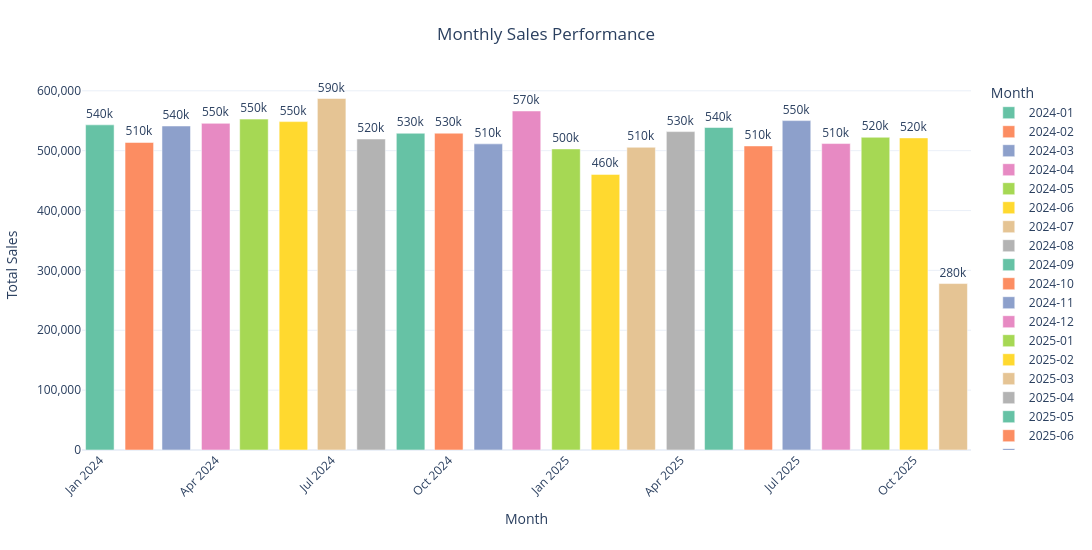

Notebook cell for this chart:
### Code cell
import plotly.express as px

monthly_sales = (
    orders.assign(month=orders["order_date"].dt.to_period("M").astype(str))
    .groupby("month", as_index=False)
    .agg(total_sales=("total_amount", "sum"))
    .sort_values("month")
)

fig = px.bar(
    monthly_sales,
    x="month",
    y="total_sales",
    title="Monthly Sales Performance",
    labels={
        "month": "Month",
        "total_sales": "Total Sales"
    },
    color="month",
    color_discrete_sequence=px.colors.qualitative.Set2,
    text_auto=".2s"
)

fig.update_layout(
    template="plotly_white",
    title_x=0.5,
    width=1100,
    height=550,
    xaxis=dict(
        tickangle=-45,
        showgrid=False
    ),
    yaxis=dict(
        showgrid=True,
        tickformat=",.0f"
    ),
    margin=dict(
        l=60,
        r=40,
        t=80,
        b=100
    )
)

fig.update_traces(
    textposition="outside",
    hovertemplate="<b>%{x}</b><br>Total Sales: ₹%{y:,.2f}<extra></extra>"
)

fig.show()

### Figure 1 — Plotly figure (JSON) as saved in the notebook; plotly's stock layout.template omitted (floating-point values rounded to 4 significant figures)
{"data": [{"hovertemplate": "<b>%{x}</b><br>Total Sales: ₹%{y:,.2f}<extra></extra>", "legendgroup": "2024-01", "marker": {"color": "rgb(102,194,165)", "pattern": {"shape": ""}}, "name": "2024-01", "orientation": "v", "showlegend": true, "textposition": "outside", "texttemplate": "%{y:.2s}", "type": "bar", "x": ["2024-01"], "xaxis": "x", "y": [543100.0], "yaxis": "y"}, {"hovertemplate": "<b>%{x}</b><br>Total Sales: ₹%{y:,.2f}<extra></extra>", "legendgroup": "2024-02", "marker": {"color": "rgb(252,141,98)", "pattern": {"shape": ""}}, "name": "2024-02", "orientation": "v", "showlegend": true, "textposition": "outside", "texttemplate": "%{y:.2s}", "type": "bar", "x": ["2024-02"], "xaxis": "x", "y": [513700.0], "yaxis": "y"}, {"hovertemplate": "<b>%{x}</b><br>Total Sales: ₹%{y:,.2f}<extra></extra>", "legendgroup": "2024-03", "marker": {"color": "rgb(141,160,203)", "pattern": {"shape": ""}}, "name": "2024-03", "orientation": "v", "showlegend": true, "textposition": "outside", "texttemplate": "%{y:.2s}", "type": "bar", "x": ["2024-03"], "xaxis": "x", "y": [541200.0], "yaxis": "y"}, {"hovertemplate": "<b>%{x}</b><br>Total Sales: ₹%{y:,.2f}<extra></extra>", "legendgroup": "2024-04", "marker": {"color": "rgb(231,138,195)", "pattern": {"shape": ""}}, "name": "2024-04", "orientation": "v", "showlegend": true, "textposition": "outside", "texttemplate": "%{y:.2s}", "type": "bar", "x": ["2024-04"], "xaxis": "x", "y": [545600.0], "yaxis": "y"}, {"hovertemplate": "<b>%{x}</b><br>Total Sales: ₹%{y:,.2f}<extra></extra>", "legendgroup": "2024-05", "marker": {"color": "rgb(166,216,84)", "pattern": {"shape": ""}}, "name": "2024-05", "orientation": "v", "showlegend": true, "textposition": "outside", "texttemplate": "%{y:.2s}", "type": "bar", "x": ["2024-05"], "xaxis": "x", "y": [552700.0], "yaxis": "y"}, {"hovertemplate": "<b>%{x}</b><br>Total Sales: ₹%{y:,.2f}<extra></extra>", "legendgroup": "2024-06", "marker": {"color": "rgb(255,217,47)", "pattern": {"shape": ""}}, "name": "2024-06", "orientation": "v", "showlegend": true, "textposition": "outside", "texttemplate": "%{y:.2s}", "type": "bar", "x": ["2024-06"], "xaxis": "x", "y": [548500.0], "yaxis": "y"}, {"hovertemplate": "<b>%{x}</b><br>Total Sales: ₹%{y:,.2f}<extra></extra>", "legendgroup": "2024-07", "marker": {"color": "rgb(229,196,148)", "pattern": {"shape": ""}}, "name": "2024-07", "orientation": "v", "showlegend": true, "textposition": "outside", "texttemplate": "%{y:.2s}", "type": "bar", "x": ["2024-07"], "xaxis": "x", "y": [587100.0], "yaxis": "y"}, {"hovertemplate": "<b>%{x}</b><br>Total Sales: ₹%{y:,.2f}<extra></extra>", "legendgroup": "2024-08", "marker": {"color": "rgb(179,179,179)", "pattern": {"shape": ""}}, "name": "2024-08", "orientation": "v", "showlegend": true, "textposition": "outside", "texttemplate": "%{y:.2s}", "type": "bar", "x": ["2024-08"], "xaxis": "x", "y": [519500.0], "yaxis": "y"}, {"hovertemplate": "<b>%{x}</b><br>Total Sales: ₹%{y:,.2f}<extra></extra>", "legendgroup": "2024-09", "marker": {"color": "rgb(102,194,165)", "pattern": {"shape": ""}}, "name": "2024-09", "orientation": "v", "showlegend": true, "textposition": "outside", "texttemplate": "%{y:.2s}", "type": "bar", "x": ["2024-09"], "xaxis": "x", "y": [529100.0], "yaxis": "y"}, {"hovertemplate": "<b>%{x}</b><br>Total Sales: ₹%{y:,.2f}<extra></extra>", "legendgroup": "2024-10", "marker": {"color": "rgb(252,141,98)", "pattern": {"shape": ""}}, "name": "2024-10", "orientation": "v", "showlegend": true, "textposition": "outside", "texttemplate": "%{y:.2s}", "type": "bar", "x": ["2024-10"], "xaxis": "x", "y": [529200.0], "yaxis": "y"}, {"hovertemplate": "<b>%{x}</b><br>Total Sales: ₹%{y:,.2f}<extra></extra>", "legendgroup": "2024-11", "marker": {"color": "rgb(141,160,203)", "pattern": {"shape": ""}}, "name": "2024-11", "orientation": "v", "showlegend": true, "textposition": "outside", "texttemplate": "%{y:.2s}", "type": "bar", "x": ["2024-11"], "xaxis": "x", "y": [511400.0], "yaxis": "y"}, {"hovertemplate": "<b>%{x}</b><br>Total Sales: ₹%{y:,.2f}<extra></extra>", "legendgroup": "2024-12", "marker": {"color": "rgb(231,138,195)", "pattern": {"shape": ""}}, "name": "2024-12", "orientation": "v", "showlegend": true, "textposition": "outside", "texttemplate": "%{y:.2s}", "type": "bar", "x": ["2024-12"], "xaxis": "x", "y": [566300.0], "yaxis": "y"}, {"hovertemplate": "<b>%{x}</b><br>Total Sales: ₹%{y:,.2f}<extra></extra>", "legendgroup": "2025-01", "marker": {"color": "rgb(166,216,84)", "pattern": {"shape": ""}}, "name": "2025-01", "orientation": "v", "showlegend": true, "textposition": "outside", "texttemplate": "%{y:.2s}", "type": "bar", "x": ["2025-01"], "xaxis": "x", "y": [502900.0], "yaxis": "y"}, {"hovertemplate": "<b>%{x}</b><br>Total Sales: ₹%{y:,.2f}<extra></extra>", "legendgroup": "2025-02", "marker": {"color": "rgb(255,217,47)", "pattern": {"shape": ""}}, "name": "2025-02", "orientation": "v", "showlegend": true, "textposition": "outside", "texttemplate": "%{y:.2s}", "type": "bar", "x": ["2025-02"], "xaxis": "x", "y": [460400.0], "yaxis": "y"}, {"hovertemplate": "<b>%{x}</b><br>Total Sales: ₹%{y:,.2f}<extra></extra>", "legendgroup": "2025-03", "marker": {"color": "rgb(229,196,148)", "pattern": {"shape": ""}}, "name": "2025-03", "orientation": "v", "showlegend": true, "textposition": "outside", "texttemplate": "%{y:.2s}", "type": "bar", "x": ["2025-03"], "xaxis": "x", "y": [505700.0], "yaxis": "y"}, {"hovertemplate": "<b>%{x}</b><br>Total Sales: ₹%{y:,.2f}<extra></extra>", "legendgroup": "2025-04", "marker": {"color": "rgb(179,179,179)", "pattern": {"shape": ""}}, "name": "2025-04", "orientation": "v", "showlegend": true, "textposition": "outside", "texttemplate": "%{y:.2s}", "type": "bar", "x": ["2025-04"], "xaxis": "x", "y": [531800.0], "yaxis": "y"}, {"hovertemplate": "<b>%{x}</b><br>Total Sales: ₹%{y:,.2f}<extra></extra>", "legendgroup": "2025-05", "marker": {"color": "rgb(102,194,165)", "pattern": {"shape": ""}}, "name": "2025-05", "orientation": "v", "showlegend": true, "textposition": "outside", "texttemplate": "%{y:.2s}", "type": "bar", "x": ["2025-05"], "xaxis": "x", "y": [538700.0], "yaxis": "y"}, {"hovertemplate": "<b>%{x}</b><br>Total Sales: ₹%{y:,.2f}<extra></extra>", "legendgroup": "2025-06", "marker": {"color": "rgb(252,141,98)", "pattern": {"shape": ""}}, "name": "2025-06", "orientation": "v", "showlegend": true, "textposition": "outside", "texttemplate": "%{y:.2s}", "type": "bar", "x": ["2025-06"], "xaxis": "x", "y": [507900.0], "yaxis": "y"}, {"hovertemplate": "<b>%{x}</b><br>Total Sales: ₹%{y:,.2f}<extra></extra>", "legendgroup": "2025-07", "marker": {"color": "rgb(141,160,203)", "pattern": {"shape": ""}}, "name": "2025-07", "orientation": "v", "showlegend": true, "textposition": "outside", "texttemplate": "%{y:.2s}", "type": "bar", "x": ["2025-07"], "xaxis": "x", "y": [550200.0], "yaxis": "y"}, {"hovertemplate": "<b>%{x}</b><br>Total Sales: ₹%{y:,.2f}<extra></extra>", "legendgroup": "2025-08", "marker": {"color": "rgb(231,138,195)", "pattern": {"shape": ""}}, "name": "2025-08", "orientation": "v", "showlegend": true, "textposition": "outside", "texttemplate": "%{y:.2s}", "type": "bar", "x": ["2025-08"], "xaxis": "x", "y": [511900.0], "yaxis": "y"}, {"hovertemplate": "<b>%{x}</b><br>Total Sales: ₹%{y:,.2f}<extra></extra>", "legendgroup": "2025-09", "marker": {"color": "rgb(166,216,84)", "pattern": {"shape": ""}}, "name": "2025-09", "orientation": "v", "showlegend": true, "textposition": "outside", "texttemplate": "%{y:.2s}", "type": "bar", "x": ["2025-09"], "xaxis": "x", "y": [522400.0], "yaxis": "y"}, {"hovertemplate": "<b>%{x}</b><br>Total Sales: ₹%{y:,.2f}<extra></extra>", "legendgroup": "2025-10", "marker": {"color": "rgb(255,217,47)", "pattern": {"shape": ""}}, "name": "2025-10", "orientation": "v", "showlegend": true, "textposition": "outside", "texttemplate": "%{y:.2s}", "type": "bar", "x": ["2025-10"], "xaxis": "x", "y": [521300.0], "yaxis": "y"}, {"hovertemplate": "<b>%{x}</b><br>Total Sales: ₹%{y:,.2f}<extra></extra>", "legendgroup": "2025-11", "marker": {"color": "rgb(229,196,148)", "pattern": {"shape": ""}}, "name": "2025-11", "orientation": "v", "showlegend": true, "textposition": "outside", "texttemplate": "%{y:.2s}", "type": "bar", "x": ["2025-11"], "xaxis": "x", "y": [278000.0], "yaxis": "y"}], "layout": {"barmode": "relative", "height": 550, "legend": {"title": {"text": "Month"}, "tracegroupgap": 0}, "margin": {"b": 100, "l": 60, "r": 40, "t": 80}, "title": {"text": "Monthly Sales Performance", "x": 0.5}, "width": 1100, "xaxis": {"anchor": "y", "categoryarray": ["2024-01", "2024-02", "2024-03", "2024-04", "2024-05", "2024-06", "2024-07", "2024-08", "2024-09", "2024-10", "2024-11", "2024-12", "2025-01", "2025-02", "2025-03", "2025-04", "2025-05", "2025-06", "2025-07", "2025-08", "2025-09", "2025-10", "2025-11"], "categoryorder": "array", "domain": [0, 1], "showgrid": false, "tickangle": -45, "title": {"text": "Month"}}, "yaxis": {"anchor": "x", "domain": [0, 1], "showgrid": true, "tickformat": ",.0f", "title": {"text": "Total Sales"}}}}
